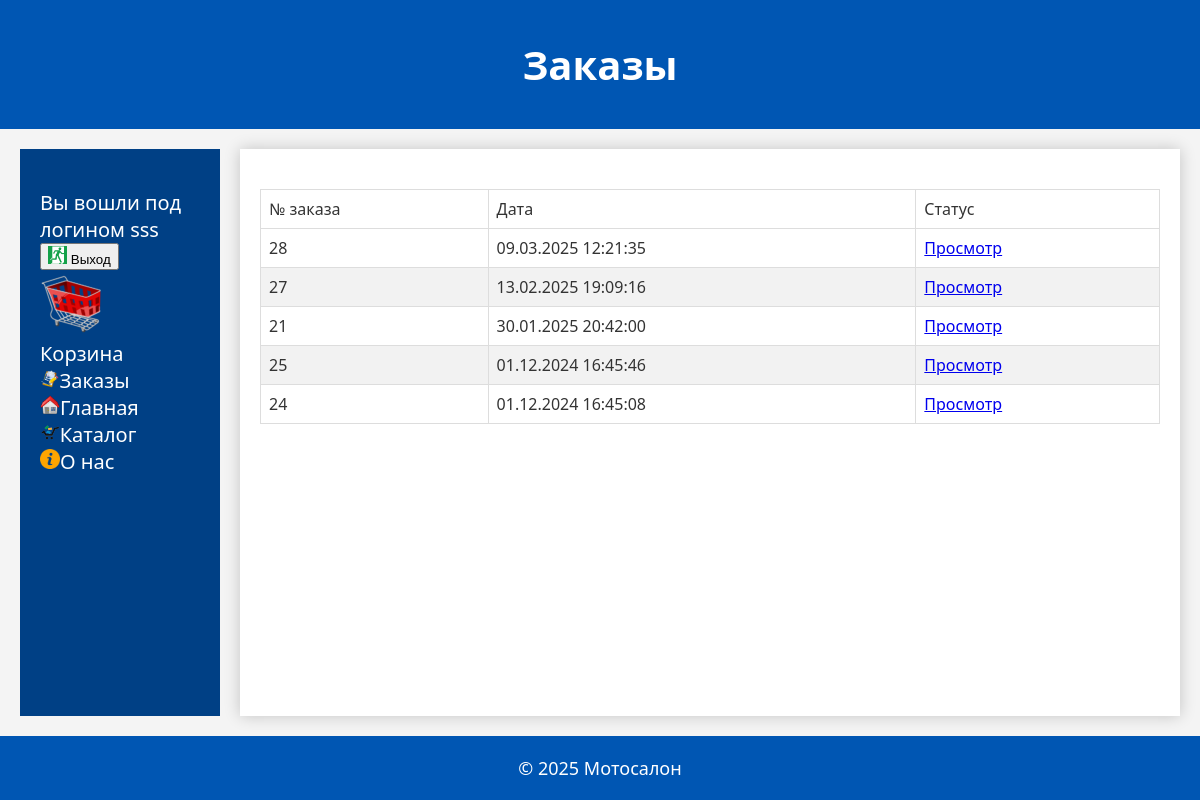
/user_orders.php (signed in), run on the app's committed database.
### tables this page shows
CREATE TABLE `orders` (
  `id` int(11) NOT NULL AUTO_INCREMENT,
  `dt` datetime DEFAULT NULL,
  `user_id` int(11) DEFAULT NULL,
  `status` int(11) DEFAULT NULL,
  PRIMARY KEY (`id`)
);

### user_orders.php (the view, shortened to what this page needs)
<?php
	include 'scripts.php';
	$title='Заказы';
	$table='orders';
	$con=connect();
?>
<!DOCTYPE html>
<html lang="ru">
<head>
    <link rel="stylesheet" type="text/css" href="style.css">
</head>
<body>
    <div class="banner">
        <h1><?php echo $title;?></h1>
    </div>
    <div class="content">
<?php
	include('menu.php');
?>
    <div class="main-content">
<?php
	$query="
		SELECT
			`$table`.`id`,
			DATE_FORMAT(`$table`.`dt`, '%d.%m.%Y %H:%i:%s') AS `dt`,
			`statuses`.`name`
		FROM
			`$table`
		LEFT JOIN
			`statuses` ON `statuses`.`id`=`$table`.`status`
		WHERE 1
			AND `$table`.`user_id`=".$_SESSION['id']."
		ORDER BY `$table`.`dt` DESC
	";
	$res=mysqli_query($con, $query) or die(mysqli_error($con));
	if (!mysqli_num_rows($res)) {
		die('<h3>У вас нет заказов</h3>');
	}
	else {
		echo '
		<table border=0 style="width:900px">
			<thead>
			<tr>
				<td>№ заказа</td>
				<td>Дата</td>
				<td>Статус</td>
			</tr>
			</thead>
			<tbody>
		';
		while ($row=mysqli_fetch_array($res, MYSQLI_BOTH)) {
			echo "
			<tr>
				<td>$row[id]</td>
				<td>$row[dt]</td>
				<td><a href='user_items.php?ord_id=$row[id]'>Просмотр</a></td>
			</tr>
			";
		};
		echo "
		</tbody></table>";
	};
?>
    </div>
  </div>
<?php
	include('footer.php');
?>
</body>
</html>

### style.css (style rules this page uses)
body { font-family: 'Segoe UI', Tahoma, Geneva, Verdana, sans-serif; display: flex; flex-direction: column; min-height: 100vh; margin: 0; color: #333; background-color: #f4f4f4; }
.banner { background-color: #0056b3; color: #ffffff; padding: 10px; text-align: center; font-size: 20px; }
.content { display: flex; flex: 1; margin: 20px; gap: 20px; }
.main-content { flex: 1; background-color: #ffffff; padding: 20px; font-size: 20px; box-shadow: 0 0 15px rgba(0,0,0,0.2); }
table { width: 100%; border-collapse: collapse; margin-top: 20px; }
th, td { border: 1px solid #dddddd; text-align: left; padding: 8px; }
tr:nth-child(even) { background-color: #f2f2f2; }

### data on the page
orders: id "28", row "09.03.2025 12:21:35"
orders: id "27", row "13.02.2025 19:09:16"
orders: id "21", row "30.01.2025 20:42:00"
orders: id "25", row "01.12.2024 16:45:46"
orders: id "24", row "01.12.2024 16:45:08"

### other printed values
$title "Заказы"
$_SESSION['login'] "sss"
